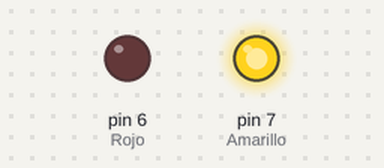
A sketch run on a simulated Arduino Uno, built with avr-gcc and run on an emulated ATmega328P. Parts: output pins drawn as LEDs (lit = HIGH).

Above: at 0.5 s.
At 12.5 s:
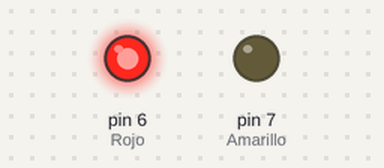
At 25.5 s:
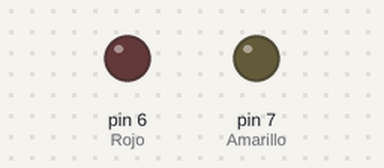
Timing chart, 0 to 26.0 s (numbered marks = the images above):
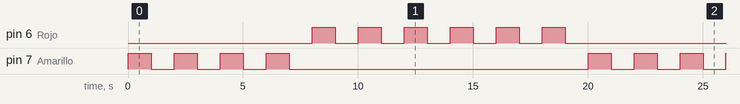

The sketch:

Uso_del_FOR.ino
```cpp
#define Rojo 6
#define Amarillo 7
#define t 1000
int ciclo1 = 3;
int ciclo2 = 5;
int i;
void setup() {
  pinMode(Rojo, OUTPUT);
  pinMode(Amarillo, OUTPUT);
}

void loop() {
  for (i = 0 ; i<=ciclo1 ; i=i+1) {
    digitalWrite(Amarillo, HIGH);
    delay(t);
    digitalWrite(Amarillo, LOW);
    delay(t);
  }
  for (i = 0 ; i<=ciclo2 ; i=i+1) {
    digitalWrite(Rojo, HIGH);
    delay(t);
    digitalWrite(Rojo, LOW);
    delay(t);
  }
}
```

Measured:
- by itself, pin 6 (Rojo): repeats every 20.0 s: 5 × (LOW 1.0 s, HIGH 1.0 s), LOW 9.0 s, HIGH 1.0 s
- by itself, pin 7 (Amarillo): repeats every 20.0 s: 3 × (LOW 1.0 s, HIGH 1.0 s), LOW 13.0 s, HIGH 1.0 s
- by itself, everything shown: repeats every 20.0 s, in 20 steps
